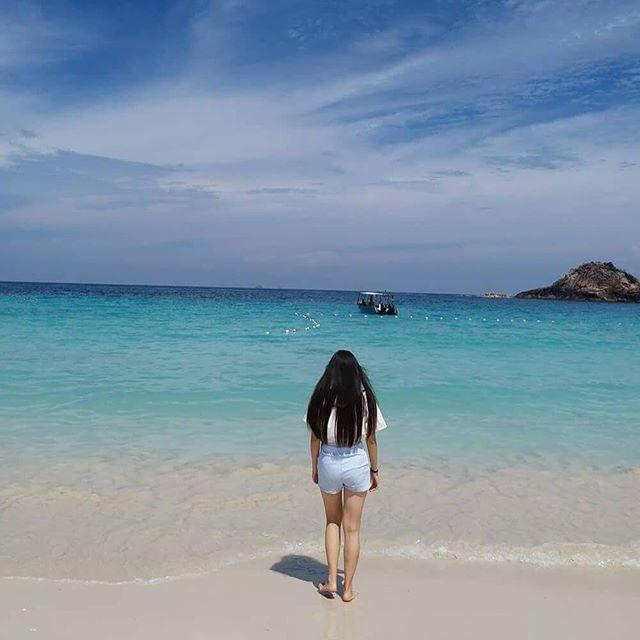
#> input picture Opencv/images/18443993_1118340654938583_6168835005821747200_n.jpg, 640 x 640 px
$ python -i hough.py   (imports and definitions only)
#> lines starting #> are read from the running program, lines starting #| are printed output that depends on the picture; after the words box and inside, x2 and y2 are one past the last pixel; in counts of white or black regions, pixels touching at a corner belong together; long printed decimals are rounded
#> further down, picture is the input picture: shape (640, 640, 3); mean B, G, R 168, 149.1, 127.2
### aktwelve_mask_rcnn/process/cluster.py
from enum import Enum
import numpy as np


class Direction(Enum):
    HORIZONTAL = 180
    VERTICAL = 90


class Cluster:
    def __init__(self, point1, point2, direction, image):
        self.direction = direction
        self.item_list = list()
        self.item_list.append((point1, point2))
        self.gamma = 64
        self.gradient_gamma = 0
        self.score = 0
        self.image = image

    def get_score(self):
        x1, x2 = self.get_mean_x()
        y1, y2 = self.get_mean_y()
        length = np.sqrt((x1 - x2) ** 2 + (y1 - y2) ** 2)
        center_point = (self.image.shape[1] // 2, self.image.shape[0] // 2)
        line_p1 = np.array([x1, y1])
        line_p2 = np.array([x2, y2])
        distance = np.linalg.norm(np.cross(line_p2 - line_p1, line_p1 - center_point)) / np.linalg.norm(
            line_p2 - line_p1)

        return len(self.item_list) * 50 + length + \
               np.clip((np.maximum(self.image.shape[0], self.image.shape[1]) - distance), 0, 300)

    def append(self, point1, point2):
        self.item_list.append((point1, point2))

    # [28 lines left out: functions can_include, __get_gradient, not called in this run]

    def get_mean_x(self):
        s1 = 0
        s2 = 0
        for item in self.item_list:
            s1 += item[0][0]
            s2 += item[1][0]
        return int(s1 / len(self.item_list)), int(s2 / len(self.item_list))

    def get_mean_y(self):
        s1 = 0
        s2 = 0
        for item in self.item_list:
            s1 += item[0][1]
            s2 += item[1][1]
        return int(s1 / len(self.item_list)), int(s2 / len(self.item_list))

### aktwelve_mask_rcnn/process/hough.py
import cv2
import numpy as np
import matplotlib.pyplot as plt
from process.cluster import Cluster, Direction
from skimage import feature


def find_hough_line(image):
    gray = cv2.cvtColor(image, cv2.COLOR_BGR2GRAY)
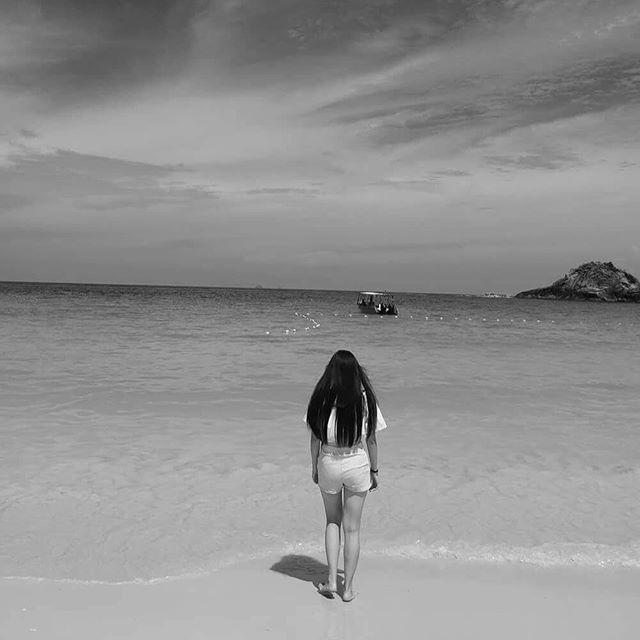
#> gray: shape (640, 640); min 0, max 254, mean 144.7
    # 무의미한 선들을 없애기 위한 작업들
    kernel = np.array([
        [0, -1, 0],
        [-1, 5, -1],
        [0, -1, 0]
    ])
    # blur = cv2.GaussianBlur(gray, (3, 3), 0)
    gray = cv2.filter2D(gray, -1, kernel)
    kernel = np.ones((4, 4), np.uint8)
    erode = cv2.erode(gray, kernel, iterations=1)
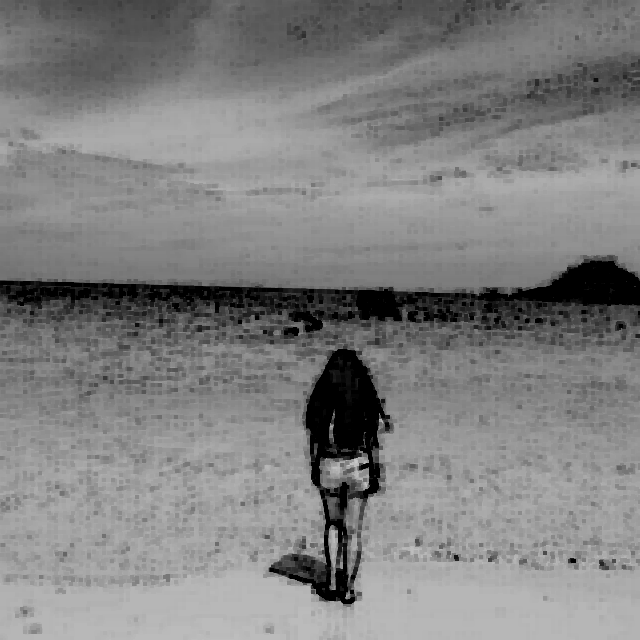
#> erode: shape (640, 640); min 0, max 201, mean 128.1

    # 선 추출
    skicanny = feature.canny(erode, sigma=3)
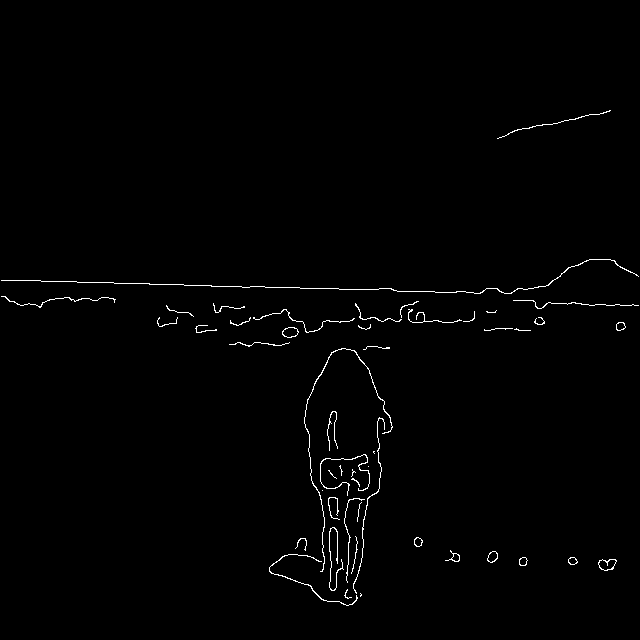
#> skicanny: shape (640, 640) bool; 0.92% white in thin lines or dots, all inside (x1, y1, x2, y2) = (1, 110, 639, 606)
    skicanny = np.array(skicanny, dtype=np.uint8) * 255
    # [5 lines of commented-out code are left out]

    lines = cv2.HoughLinesP(skicanny, 1, np.pi / 360, 100, minLineLength=200, maxLineGap=200)
#> lines = [[1, 280, 511, 293]]

    if lines is None:
        return None

    # 수평선에서는 좌우, 수직선에서는 상하의 점의 수평 차이가 gamma 미만이면 수평, 수직선이라 판단하고 가이드를 제공
    gamma = 25
    clusters = list()
    result = list()

    for line in lines:
        # HoughP
        x1, y1, x2, y2 = line[0]

        # 수평선만 검출
        if abs(y1 - y2) < gamma:
            point1 = (x1, y1)
            point2 = (x2, y2)
            is_process = False
            for cluster in clusters:
                if cluster.can_include(point1, point2):
                    cluster.append(point1, point2)
                    is_process = True
                    break

            if not is_process:
                clusters.append(Cluster(point1, point2, Direction.HORIZONTAL, image))

        # 수직선만 검출
        elif abs(x1 - x2) < gamma:
            point1 = (x1, y1)
            point2 = (x2, y2)
            is_process = False
            for cluster in clusters:
                if cluster.can_include(point1, point2):
                    cluster.append(point1, point2)
                    is_process = True
                    break

            if not is_process:
                clusters.append(Cluster(point1, point2, Direction.VERTICAL, image))
#> this loop made 1 pass
#> (x1, y1, x2, y2) on pass 1: (1, 280, 511, 293)
#> after the loop, clusters = 1 item

    # 클러스터 평균 line이 중앙에 가까울 수록, 그 길이가 길 수록, 클러스터에 포함된 선의 수가 많을수록 우선순위가 높아지도록 정렬
    clusters.sort(key=lambda cluster: cluster.get_score(), reverse=True)
#> the loop in get_mean_x, `for item in self.item_list:` made 1 pass
#> (item, s1, s2) on pass 1: (((1, 280), (511, 293)), 1, 511)
#> after the loop in get_mean_x, `for item in self.item_list:`: s1 = 1; s2 = 511
#> in get_score, `x1, x2 = self.get_mean_x()`: x1 = 1; x2 = 511
#> the loop in get_mean_y, `for item in self.item_list:` made 1 pass
#> (item, s1, s2) on pass 1: (((1, 280), (511, 293)), 280, 293)
#> after the loop in get_mean_y, `for item in self.item_list:`: s1 = 280; s2 = 293
#> in get_score, `y1, y2 = self.get_mean_y()`: y1 = 280; y2 = 293
#> in get_score, `length = np.sqrt((x1 - x2) ** 2 + (y1 - y2) ** 2)`: length = 510.2
#> in get_score, `line_p1 = np.array([x1, y1])`: line_p1 = [1, 280]
#> in get_score, `line_p2 = np.array([x2, y2])`: line_p2 = [511, 293]
#> in get_score, `distance = np.linalg.norm(np.cross(line_p2 - line_p1, line_p1 - center..`: distance = 31.86

    count = 0
    for cluster in clusters:
        print(cluster.get_score())
        x1, x2 = cluster.get_mean_x()
        y1, y2 = cluster.get_mean_y()
        result.append([x1, y1, x2, y2])

        count += 1

        # 최대 3개의 유의미한 선을 추출
        if count == 3:
            break
#> this loop made 1 pass
#> (x1, x2, y1, y2, length in get_score, center_point in get_score) on pass 1: (1, 511, 280, 293, 510.2, (320, 320))
#| 860.166
#> after the loop, count = 1; result = [[1, 280, 511, 293]]

    return result

>>> import cv2
>>> picture = cv2.imread('../../Opencv/images/18443993_1118340654938583_6168835005821747200_n.jpg')
>>> result = find_hough_line(picture)
#> result = [[1, 280, 511, 293]]

$ run again, on Opencv/images/18949553_439665743062004_4150402021121327104_n.jpg
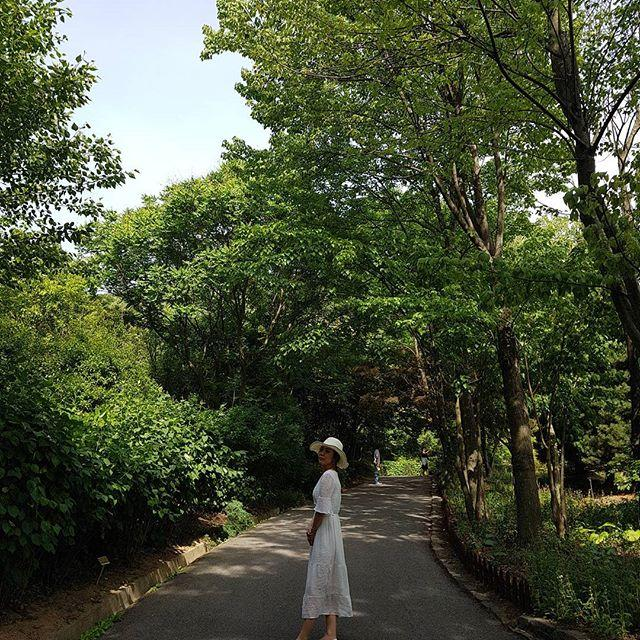
#> input picture Opencv/images/18949553_439665743062004_4150402021121327104_n.jpg, 640 x 640 px
#> picture is the input picture: shape (640, 640, 3); mean B, G, R 59, 80.9, 73.5
#> in find_hough_line, `gray = cv2.filter2D(gray, -1, kernel)`:
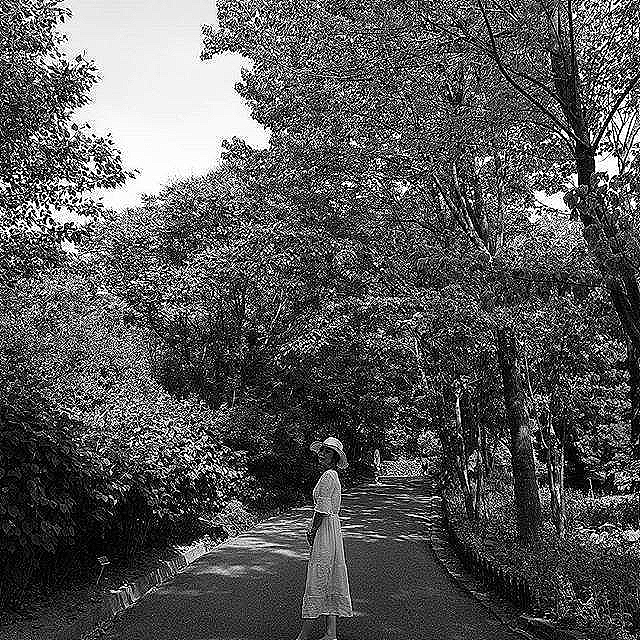
#> gray: shape (640, 640); min 0, max 255, mean 88.1
#> in find_hough_line, `skicanny = feature.canny(erode, sigma=3)`:
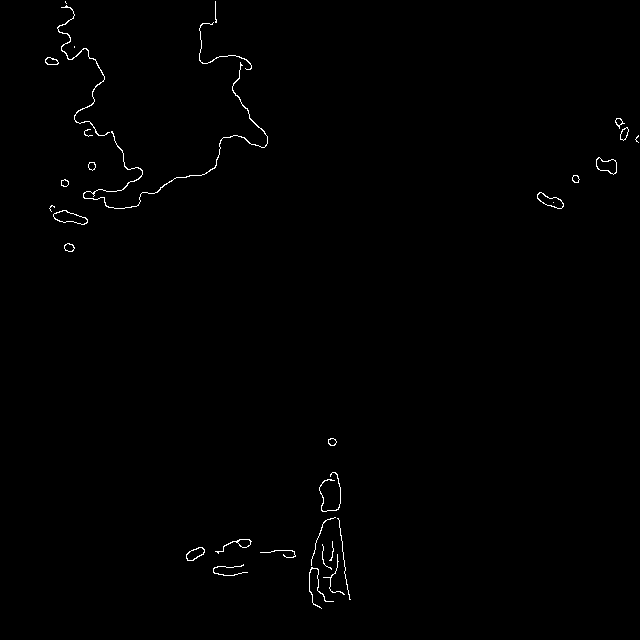
#> skicanny: shape (640, 640) bool; 0.56% white in thin lines or dots, all inside (x1, y1, x2, y2) = (45, 1, 639, 609)
#> lines = None
